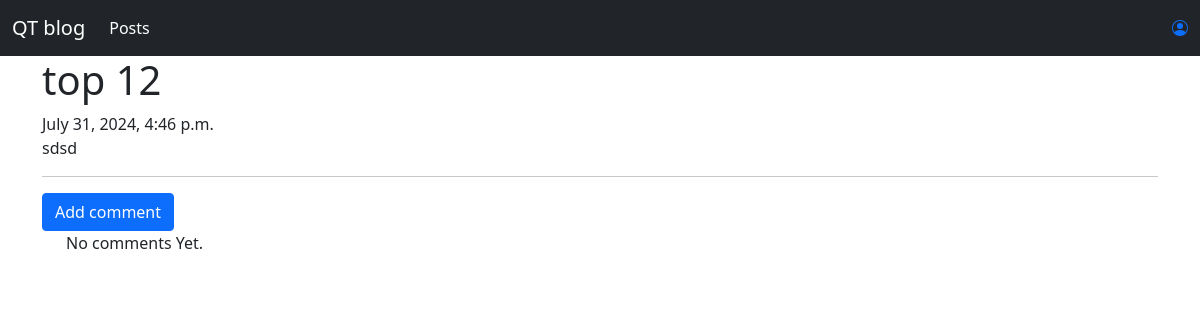
Before: /post/1 with the older database file.
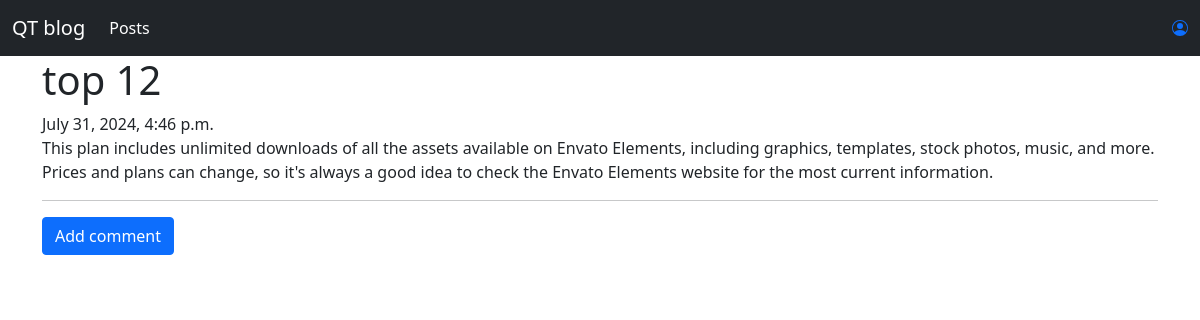
After: the same page with the newer database file.
### blog/models.py (models this page shows, shortened)
class Post(models.Model):
    author = models.ForeignKey('auth.User',on_delete=models.CASCADE)
    title = models.CharField(max_length=200)
    text = models.TextField()
    created_date = models.DateTimeField(default=timezone.now)
    published_date = models.DateTimeField(blank=True, null=True)

### blog/views.py (the view)
# urls.py: re_path(r'^post/(?P<pk>\d+)$', views.PostDetailView.as_view(), name='post_detail'),
class PostDetailView(DetailView):
    model = Post

### blog/templates/blog/post_detail.html (shortened to what this page needs)
{% extends 'blog/base.html' %}
{% block content %}
        <h1 class='posttitle loader'>{{ post.title }}</h1>
        {% if post.published_date %}
            <div class="date postdate">
                {{ post.published_date }}
            </div>
        {% else %}
            <a class="btn btn-success" href="{% url 'post_publish' pk=post.pk %}">Publish</a>
        {% endif %}
      <p class='postcontent' >{{ post.text|safe|linebreaksbr }}</p>
  <hr>
  <a class="btn btn-primary btn-comment" href="{% url 'add_comment_to_post' pk=post.pk %}">Add comment</a>
  <div class="container">
  {% for comment in post.comments.all %}
  <br>
  {% empty %}
      <p>No comments Yet.</p>
  {% endfor %}
</div>
{% endblock %}

Changed rows visible on the page:
changed Post "top 12": text "sdsd" → "This plan includes unlimited downloads of all the assets available on Envato Elements, including graphics, templates, stock photos, music, and more. Prices and plans can change, so it's always a good idea to check the Envato Elements website for the most current information."
Other visible differences:
text no longer shown: "No comments Yet."
